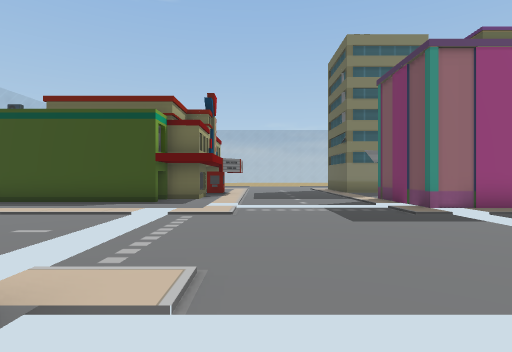
view 1 (above)

24 first-person views from a walk through a scene from a Unity 3-D project. The camera is 1.5 m above the floor, looks level and sees 80° across. The floor is counted in squares, 2 m on a side. Each view is taken from the middle of a square. On the plan, view 1 faces up. The plan holds only what a view shows up to about 10 squares ahead; the rest is blank. The place goes on beyond the plan. Some animated figures are left out. Some surface patterns are stand-ins.

view 2
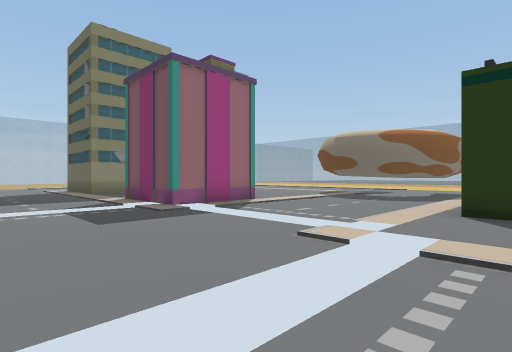

view 3
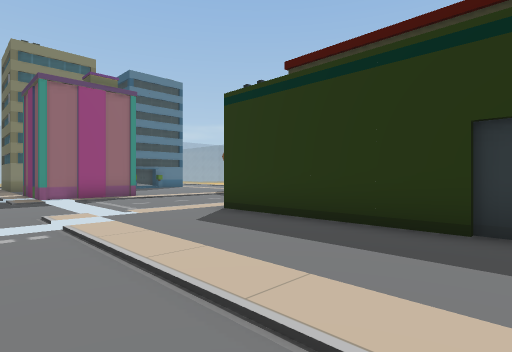

view 4
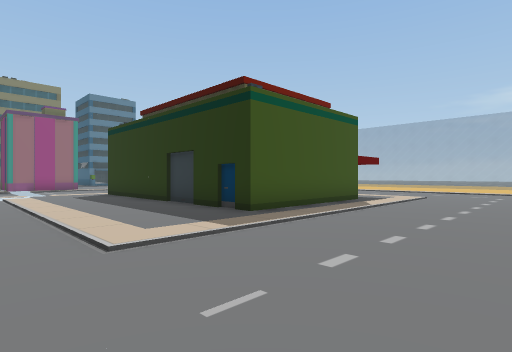

view 5
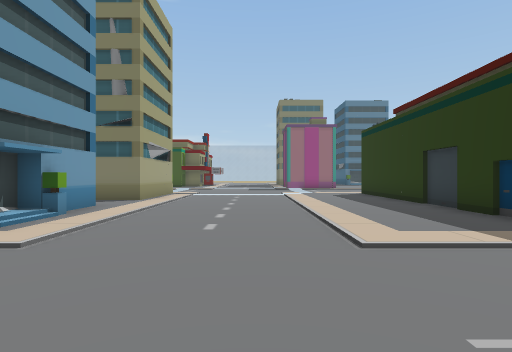

view 6
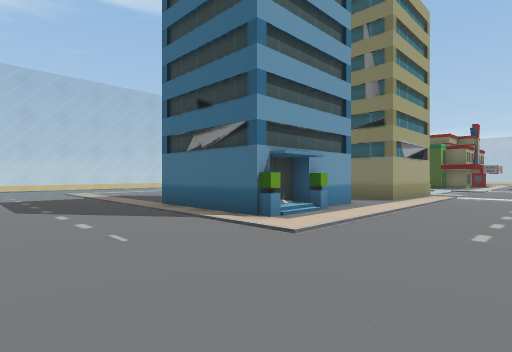

view 7
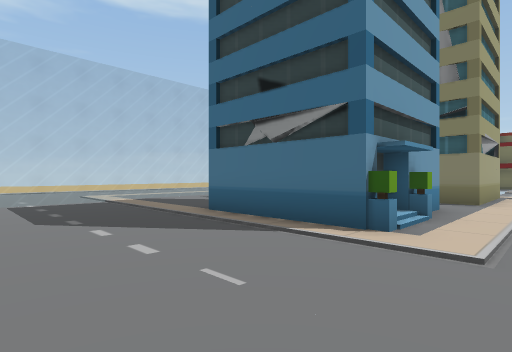

view 8
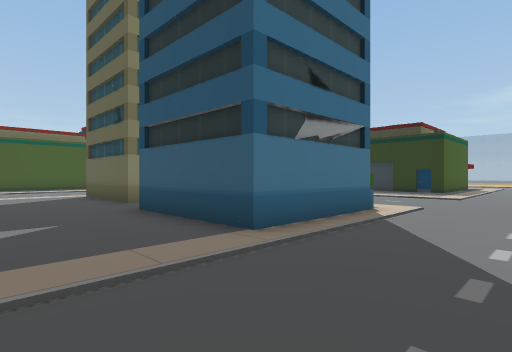

view 9
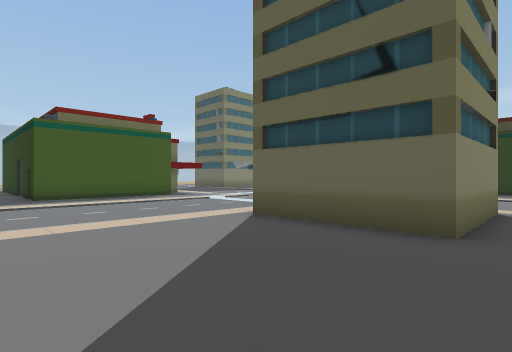

view 10
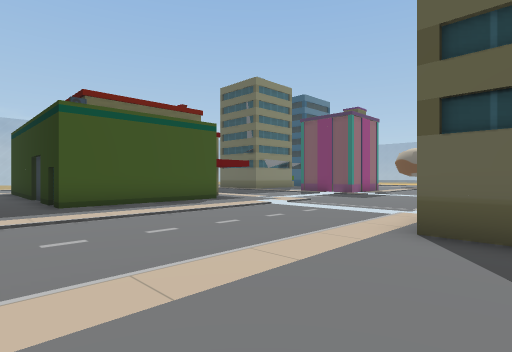

view 11
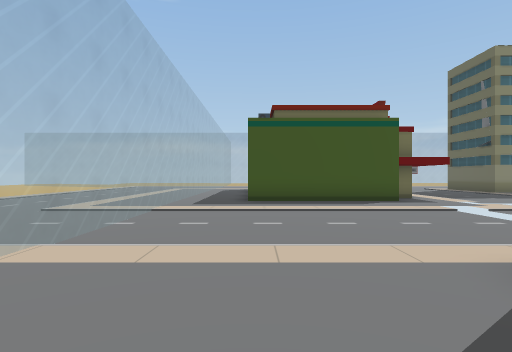

view 12
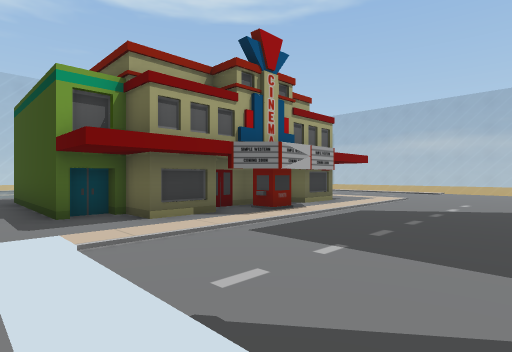

view 13
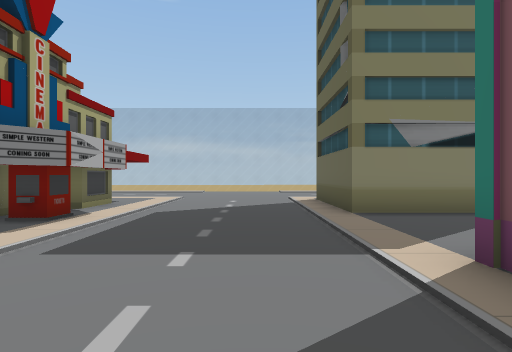

view 14
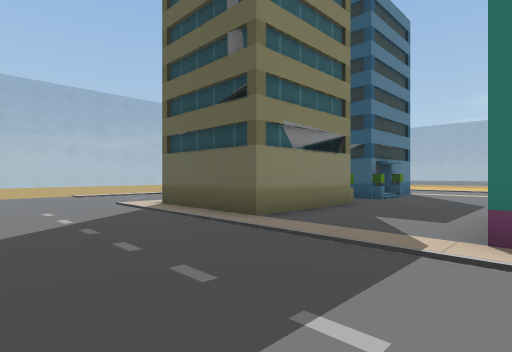

view 15
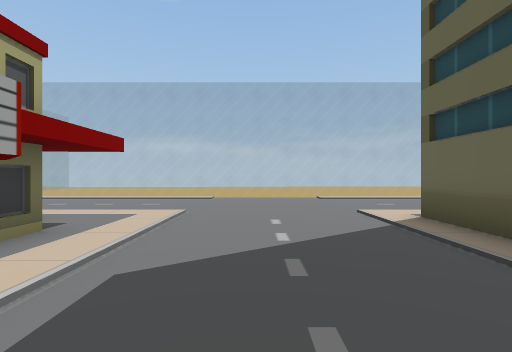

view 16
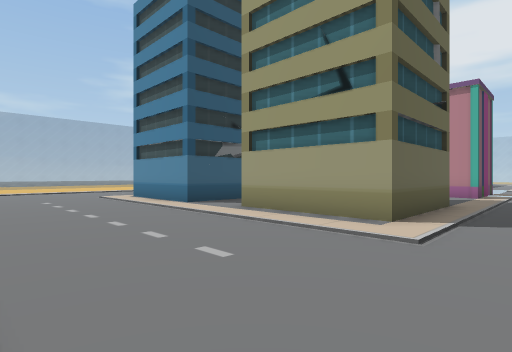

view 17
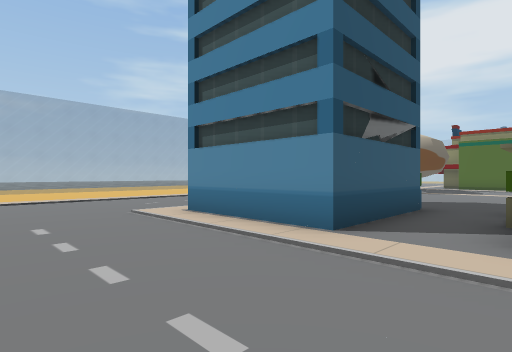

view 18
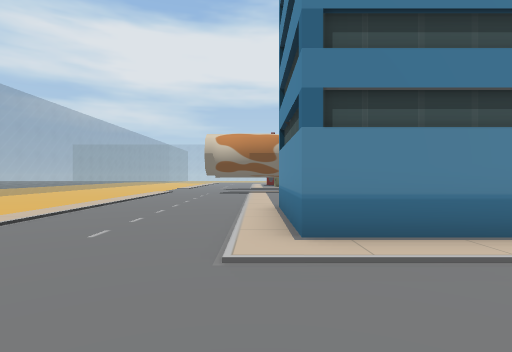

view 19
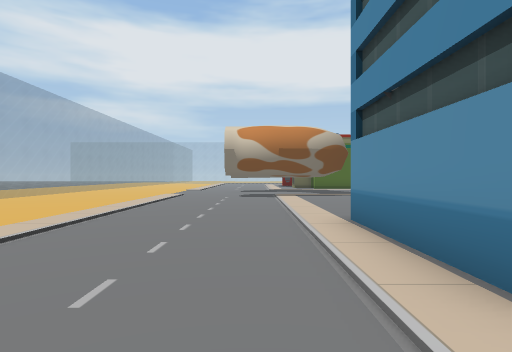

view 20
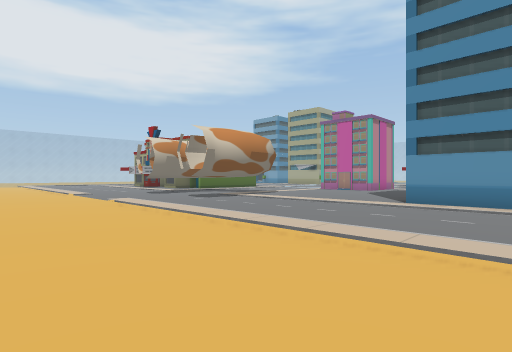

view 21
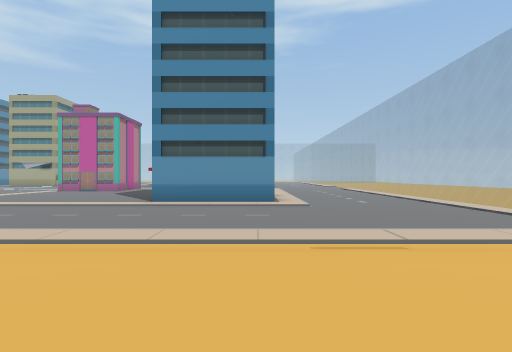

view 22
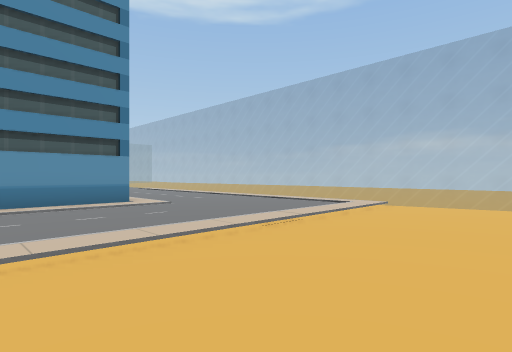

view 23
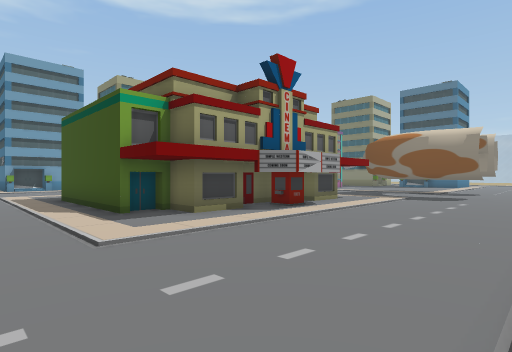

view 24
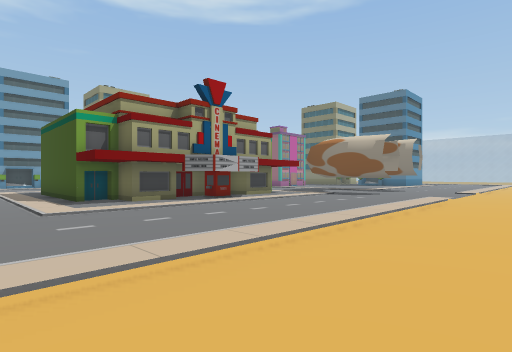

### Floor plan
Key: @ floor where view 1 was taken; . main floor; : floor 0.25 m higher than the main floor; / step, stairs or slope; = window, fence, low wall or low ledge; O other object.
Columns run from 12 left of view 1 to 21 right of it. Each row starts with its distance up from view 1.
 24                               ===
 23                         =    ====
 22                         ==  =====
 21        .............   ..........
 20        ..........................
 19        ..........................
 18         ..........................
 17          .........................
 16          O......OOOO.OOOO.........
 15          OO.....O  O.O  O.........
 14          OO.....O  O.O  O.........
 13           OO....OOOO.O/OO.........
 12     .O    OO......................
 11     .O   OOO......................
 10     .OO  OO.......................
  9    ..OOOOO......OO  ..............
  8 ===........     OO  .. ...........
  7 ===.............OOO.        .....
  6 ===....... ..... ....        ....
  5 ===....... ..... .....        ...
  4  ==....... ..... ......        ..
  3   =....... ..... .......      ..
  2    ....... ..... .......  ......
  1    .....O  O    ...O     .......
  0    .....O O.@......O   O........
 -1    .....O O........O   O........
 -2    .....OOO........O   O.O......
 -3    ...... .........O   OOO......
 -4      ..O  O........O   OO........
 -5     ...O  O........O  OO.........
 -6    ....O O:........OOOO..........
 -7   =....OOOO......................
 -8  ==..............................
 -9 ===..............................
-10  ==........................
-11        .............

Positions as (right, up) in squares from view 1, and headings:
1: (0, 0), facing up
2: (0, 0), facing up-right
3: (2, -4), facing up-right
4: (2, -11), facing up-right
5: (2, -11), facing up
6: (2, -11), facing up-left
7: (0, -11), facing up-left
8: (-8, -10), facing up-right
9: (-9, -3), facing up-right
10: (-9, 0), facing up-right
11: (-7, -1), facing up
12: (3, 7), facing up-left
13: (2, 7), facing up
14: (0, 9), facing up-right
15: (1, 11), facing up
16: (2, 21), facing down-right
17: (7, 20), facing down-right
18: (13, 20), facing down
19: (14, 18), facing down
20: (21, 16), facing down-left
21: (21, 16), facing left
22: (21, 13), facing up-left
23: (17, -9), facing up-left
24: (20, -9), facing up-left
